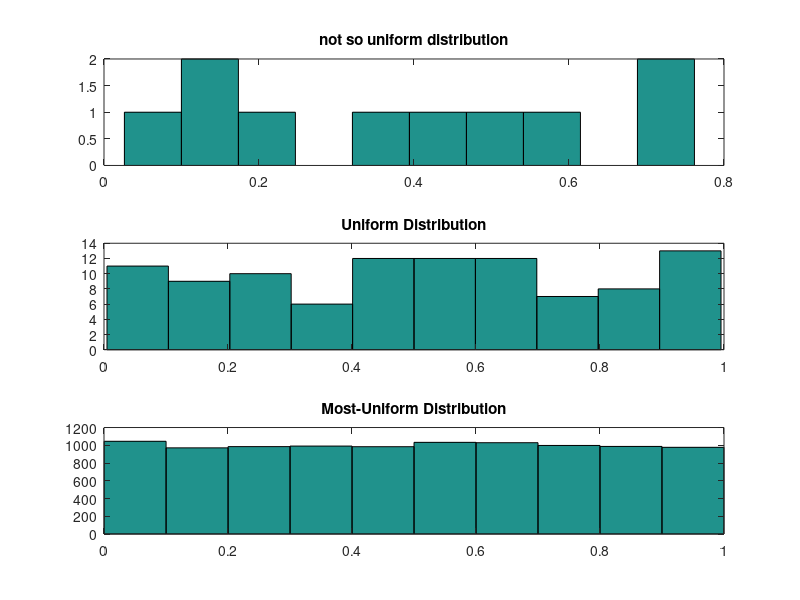

MATLAB code for this plot:
a = randi(10);
disp(a)
b = randi(10, 3); %generate a matrix of 3 by 3 in 10 random number
disp(b)

%need values just b/w 30-50
A = randi(10, 1) + 30;
disp(A)

bb = randi(10, 3) + 10; %generate a matrix of 3 by 3 in 10 random number
disp(bb)


AB = rand; %value b/w 0 and 1
disp(AB)

rr = rand(10,1);
%disp(rr)
subplot(3,1,1)
hist(rr)
title("not so uniform distribution")

re = rand(100,1);
subplot(3,1,2)
hist(re)
title("Uniform Distribution")

re = rand(10000,1);
subplot(3,1,3)
hist(re)
title("Most-Uniform Distribution")



